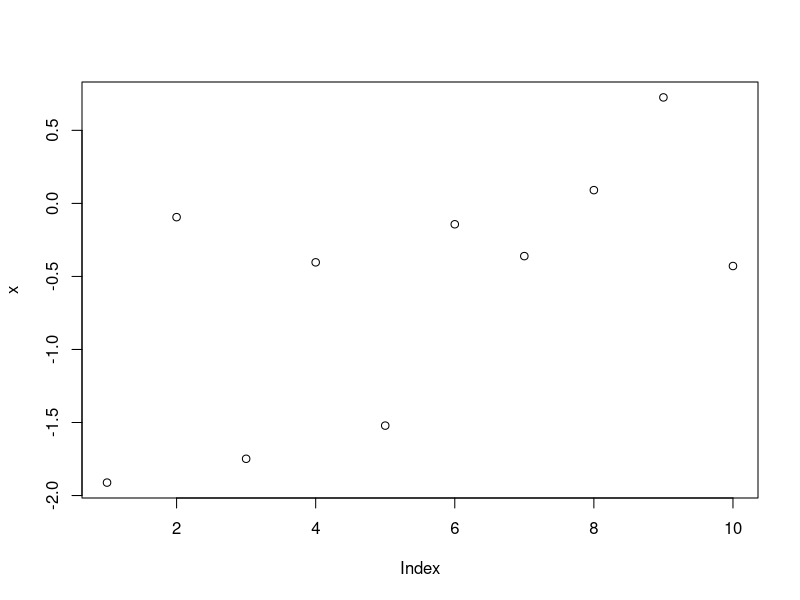

Here is the R script that generated this plot:
## ---- chunk 1
# just like this
x <- rnorm(10)
x
# you can also plot!
plot(x)
## ---- chunk 2
library(lme4)
## ---- chunk 3
library(lme4)
## ---- chunk 4
x <- rnorm(2)
## ---- chunk 5
x
## ---- chunk 6
head(mtcars)
## ---- chunk 7
knitr::kable(head(mtcars))
## ---- chunk 8
knitr::kable(head(mtcars))
